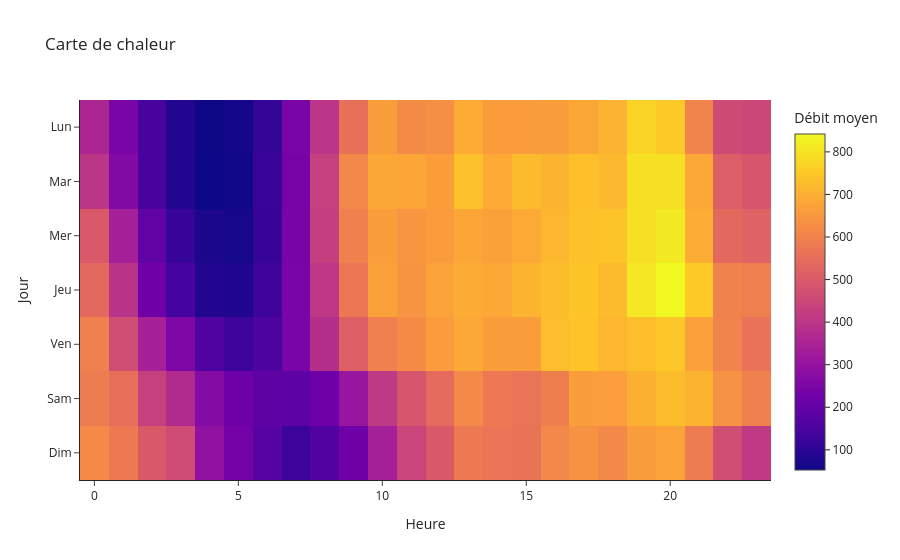

The code cell stored with this chart in its notebook:
### Code cell
heat = (df_axe
        .groupby(['jour_semaine','heure'], as_index=False)['Débit horaire']
        .mean())


heat['jour_semaine'] = pd.Categorical(heat['jour_semaine'],
                                      categories=['Lun','Mar','Mer','Jeu','Ven','Sam','Dim'],
                                      ordered=True)

fig = px.imshow(
    heat.pivot(index='jour_semaine', columns='heure', values='Débit horaire').values,
    labels=dict(x="Heure", y="Jour", color="Débit moyen"),
    x=list(range(24)),
    y=['Lun','Mar','Mer','Jeu','Ven','Sam','Dim'],
    title=f"Carte de chaleur"
)
fig.update_layout(template='simple_white')
fig.show()

### Figure 1 — Plotly figure (JSON) as saved in the notebook; plotly's stock layout.template omitted (floating-point values rounded to 4 significant figures; data arrays with more than 128 entries replaced by an {"elided": "..."} marker saying what was removed)
{"data": [{"coloraxis": "coloraxis", "hovertemplate": "Heure: %{x}<br>Jour: %{y}<br>Débit moyen: %{z}<extra></extra>", "name": "0", "type": "heatmap", "x": [0, 1, 2, 3, 4, 5, 6, 7, 8, 9, 10, 11, 12, 13, 14, 15, 16, 17, 18, 19, 20, 21, 22, 23], "xaxis": "x", "y": ["Lun", "Mar", "Mer", "Jeu", "Ven", "Sam", "Dim"], "yaxis": "y", "z": {"elided": "7x24 float values"}}], "layout": {"coloraxis": {"colorbar": {"title": {"text": "Débit moyen"}}, "colorscale": [[0, "#0d0887"], [0.1111, "#46039f"], [0.2222, "#7201a8"], [0.3333, "#9c179e"], [0.4444, "#bd3786"], [0.5556, "#d8576b"], [0.6667, "#ed7953"], [0.7778, "#fb9f3a"], [0.8889, "#fdca26"], [1, "#f0f921"]]}, "title": {"text": "Carte de chaleur"}, "xaxis": {"anchor": "y", "constrain": "domain", "domain": [0, 1], "scaleanchor": "y", "title": {"text": "Heure"}}, "yaxis": {"anchor": "x", "autorange": "reversed", "constrain": "domain", "domain": [0, 1], "title": {"text": "Jour"}}}}
